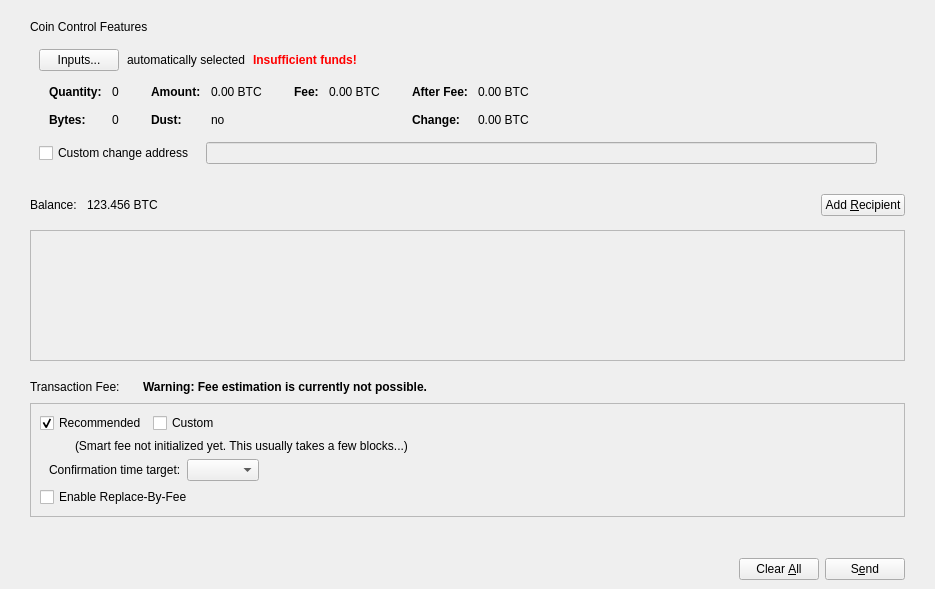
<?xml version="1.0" encoding="UTF-8"?>
<ui version="4.0">
 <class>SendCoinsDialog</class>
 <widget class="QDialog" name="SendCoinsDialog">
  <property name="geometry">
   <rect>
    <x>0</x>
    <y>0</y>
    <width>935</width>
    <height>589</height>
   </rect>
  </property>
  <property name="windowTitle">
   <string>Send Coins</string>
  </property>
  <layout class="QVBoxLayout" name="verticalLayout_6">
   <property name="leftMargin">
    <number>0</number>
   </property>
   <property name="rightMargin">
    <number>0</number>
   </property>
   <property name="bottomMargin">
    <number>0</number>
   </property>
   <item>
    <layout class="QVBoxLayout" name="verticalLayout_11">
     <property name="leftMargin">
      <number>30</number>
     </property>
     <property name="topMargin">
      <number>9</number>
     </property>
     <property name="rightMargin">
      <number>30</number>
     </property>
     <item>
      <widget class="QWidget" name="coinControlWidget" native="true">
       <layout class="QVBoxLayout" name="verticalLayout_9">
        <property name="leftMargin">
         <number>0</number>
        </property>
        <property name="topMargin">
         <number>0</number>
        </property>
        <property name="rightMargin">
         <number>0</number>
        </property>
        <property name="bottomMargin">
         <number>0</number>
        </property>
        <item>
         <widget class="QLabel" name="label_2">
          <property name="text">
           <string>Coin Control Features</string>
          </property>
         </widget>
        </item>
        <item>
         <widget class="QWidget" name="coinControlContentsWidget" native="true">
          <layout class="QVBoxLayout" name="verticalLayout_8">
           <property name="bottomMargin">
            <number>6</number>
           </property>
           <item>
            <layout class="QVBoxLayout" name="verticalLayoutCoinControl" stretch="0,0,0,1">
             <property name="spacing">
              <number>0</number>
             </property>
             <item>
              <layout class="QHBoxLayout" name="horizontalLayoutCoinControl2" stretch="0,0,0,0">
               <property name="spacing">
                <number>8</number>
               </property>
               <property name="bottomMargin">
                <number>10</number>
               </property>
               <item>
                <widget class="QPushButton" name="pushButtonCoinControl">
                 <property name="styleSheet">
                  <string notr="true"/>
                 </property>
                 <property name="text">
                  <string>Inputs...</string>
                 </property>
                 <property name="autoDefault">
                  <bool>false</bool>
                 </property>
                </widget>
               </item>
               <item>
                <widget class="QLabel" name="labelCoinControlAutomaticallySelected">
                 <property name="text">
                  <string>automatically selected</string>
                 </property>
                 <property name="margin">
                  <number>5</number>
                 </property>
                </widget>
               </item>
               <item>
                <widget class="QLabel" name="labelCoinControlInsuffFunds">
                 <property name="font">
                  <font>
                   <weight>75</weight>
                   <bold>true</bold>
                  </font>
                 </property>
                 <property name="styleSheet">
                  <string notr="true">color:red;font-weight:bold;</string>
                 </property>
                 <property name="text">
                  <string>Insufficient funds!</string>
                 </property>
                 <property name="margin">
                  <number>5</number>
                 </property>
                </widget>
               </item>
               <item>
                <spacer name="horizontalSpacerCoinControl">
                 <property name="orientation">
                  <enum>Qt::Horizontal</enum>
                 </property>
                 <property name="sizeHint" stdset="0">
                  <size>
                   <width>40</width>
                   <height>1</height>
                  </size>
                 </property>
                </spacer>
               </item>
              </layout>
             </item>
             <item>
              <widget class="QWidget" name="widgetCoinControl" native="true">
               <property name="sizePolicy">
                <sizepolicy hsizetype="Preferred" vsizetype="Preferred">
                 <horstretch>0</horstretch>
                 <verstretch>0</verstretch>
                </sizepolicy>
               </property>
               <property name="minimumSize">
                <size>
                 <width>0</width>
                 <height>0</height>
                </size>
               </property>
               <property name="styleSheet">
                <string notr="true"/>
               </property>
               <layout class="QHBoxLayout" name="horizontalLayoutCoinControl5">
                <property name="leftMargin">
                 <number>0</number>
                </property>
                <property name="topMargin">
                 <number>0</number>
                </property>
                <property name="rightMargin">
                 <number>0</number>
                </property>
                <property name="bottomMargin">
                 <number>0</number>
                </property>
                <item>
                 <layout class="QHBoxLayout" name="horizontalLayoutCoinControl3" stretch="0,0,0,1">
                  <property name="spacing">
                   <number>20</number>
                  </property>
                  <property name="topMargin">
                   <number>0</number>
                  </property>
                  <property name="bottomMargin">
                   <number>10</number>
                  </property>
                  <item>
                   <layout class="QFormLayout" name="formLayoutCoinControl1">
                    <property name="horizontalSpacing">
                     <number>10</number>
                    </property>
                    <property name="verticalSpacing">
                     <number>14</number>
                    </property>
                    <property name="leftMargin">
                     <number>10</number>
                    </property>
                    <property name="topMargin">
                     <number>4</number>
                    </property>
                    <property name="rightMargin">
                     <number>6</number>
                    </property>
                    <item row="0" column="0">
                     <widget class="QLabel" name="labelCoinControlQuantityText">
                      <property name="font">
                       <font>
                        <weight>75</weight>
                        <bold>true</bold>
                       </font>
                      </property>
                      <property name="text">
                       <string>Quantity:</string>
                      </property>
                      <property name="margin">
                       <number>0</number>
                      </property>
                     </widget>
                    </item>
                    <item row="0" column="1">
                     <widget class="QLabel" name="labelCoinControlQuantity">
                      <property name="cursor">
                       <cursorShape>IBeamCursor</cursorShape>
                      </property>
                      <property name="contextMenuPolicy">
                       <enum>Qt::ActionsContextMenu</enum>
                      </property>
                      <property name="text">
                       <string notr="true">0</string>
                      </property>
                      <property name="margin">
                       <number>0</number>
                      </property>
                      <property name="textInteractionFlags">
                       <set>Qt::LinksAccessibleByMouse|Qt::TextSelectableByMouse</set>
                      </property>
                     </widget>
                    </item>
                    <item row="1" column="0">
                     <widget class="QLabel" name="labelCoinControlBytesText">
                      <property name="font">
                       <font>
                        <weight>75</weight>
                        <bold>true</bold>
                       </font>
                      </property>
                      <property name="text">
                       <string>Bytes:</string>
                      </property>
                     </widget>
                    </item>
                    <item row="1" column="1">
                     <widget class="QLabel" name="labelCoinControlBytes">
                      <property name="cursor">
                       <cursorShape>IBeamCursor</cursorShape>
                      </property>
                      <property name="contextMenuPolicy">
                       <enum>Qt::ActionsContextMenu</enum>
                      </property>
                      <property name="text">
                       <string notr="true">0</string>
                      </property>
                      <property name="textInteractionFlags">
                       <set>Qt::LinksAccessibleByMouse|Qt::TextSelectableByMouse</set>
                      </property>
                     </widget>
                    </item>
                   </layout>
                  </item>
                  <item>
                   <layout class="QFormLayout" name="formLayoutCoinControl2">
                    <property name="horizontalSpacing">
                     <number>10</number>
                    </property>
                    <property name="verticalSpacing">
                     <number>14</number>
                    </property>
                    <property name="leftMargin">
                     <number>6</number>
                    </property>
                    <property name="topMargin">
                     <number>4</number>
                    </property>
                    <property name="rightMargin">
                     <number>6</number>
                    </property>
                    <item row="0" column="0">
                     <widget class="QLabel" name="labelCoinControlAmountText">
                      <property name="font">
                       <font>
                        <weight>75</weight>
                        <bold>true</bold>
                       </font>
                      </property>
                      <property name="text">
                       <string>Amount:</string>
                      </property>
                      <property name="margin">
                       <number>0</number>
                      </property>
                     </widget>
                    </item>
                    <item row="0" column="1">
                     <widget class="QLabel" name="labelCoinControlAmount">
                      <property name="cursor">
                       <cursorShape>IBeamCursor</cursorShape>
                      </property>
                      <property name="contextMenuPolicy">
                       <enum>Qt::ActionsContextMenu</enum>
                      </property>
                      <property name="text">
                       <string notr="true">0.00 BTC</string>
                      </property>
                      <property name="textInteractionFlags">
                       <set>Qt::LinksAccessibleByMouse|Qt::TextSelectableByMouse</set>
                      </property>
                     </widget>
                    </item>
                    <item row="1" column="0">
                     <widget class="QLabel" name="labelCoinControlLowOutputText">
                      <property name="font">
                       <font>
                        <weight>75</weight>
                        <bold>true</bold>
                       </font>
                      </property>
                      <property name="text">
                       <string>Dust:</string>
                      </property>
                     </widget>
                    </item>
                    <item row="1" column="1">
                     <widget class="QLabel" name="labelCoinControlLowOutput">
                      <property name="cursor">
                       <cursorShape>IBeamCursor</cursorShape>
                      </property>
                      <property name="contextMenuPolicy">
                       <enum>Qt::ActionsContextMenu</enum>
                      </property>
                      <property name="text">
                       <string notr="true">no</string>
                      </property>
                      <property name="textInteractionFlags">
                       <set>Qt::LinksAccessibleByMouse|Qt::TextSelectableByMouse</set>
                      </property>
                     </widget>
                    </item>
                   </layout>
                  </item>
                  <item>
                   <layout class="QFormLayout" name="formLayoutCoinControl3">
                    <property name="horizontalSpacing">
                     <number>10</number>
                    </property>
                    <property name="verticalSpacing">
                     <number>14</number>
                    </property>
                    <property name="leftMargin">
                     <number>6</number>
                    </property>
                    <property name="topMargin">
                     <number>4</number>
                    </property>
                    <property name="rightMargin">
                     <number>6</number>
                    </property>
                    <item row="0" column="0">
                     <widget class="QLabel" name="labelCoinControlFeeText">
                      <property name="font">
                       <font>
                        <weight>75</weight>
                        <bold>true</bold>
                       </font>
                      </property>
                      <property name="text">
                       <string>Fee:</string>
                      </property>
                      <property name="margin">
                       <number>0</number>
                      </property>
                     </widget>
                    </item>
                    <item row="0" column="1">
                     <widget class="QLabel" name="labelCoinControlFee">
                      <property name="cursor">
                       <cursorShape>IBeamCursor</cursorShape>
                      </property>
                      <property name="contextMenuPolicy">
                       <enum>Qt::ActionsContextMenu</enum>
                      </property>
                      <property name="text">
                       <string notr="true">0.00 BTC</string>
                      </property>
                      <property name="textInteractionFlags">
                       <set>Qt::LinksAccessibleByMouse|Qt::TextSelectableByMouse</set>
                      </property>
                     </widget>
                    </item>
                   </layout>
                  </item>
                  <item>
                   <layout class="QFormLayout" name="formLayoutCoinControl4">
                    <property name="horizontalSpacing">
                     <number>10</number>
                    </property>
                    <property name="verticalSpacing">
                     <number>14</number>
                    </property>
                    <property name="leftMargin">
                     <number>6</number>
                    </property>
                    <property name="topMargin">
                     <number>4</number>
                    </property>
                    <property name="rightMargin">
                     <number>6</number>
                    </property>
                    <item row="0" column="0">
                     <widget class="QLabel" name="labelCoinControlAfterFeeText">
                      <property name="font">
                       <font>
                        <weight>75</weight>
                        <bold>true</bold>
                       </font>
                      </property>
                      <property name="text">
                       <string>After Fee:</string>
                      </property>
                      <property name="margin">
                       <number>0</number>
                      </property>
                     </widget>
                    </item>
                    <item row="0" column="1">
                     <widget class="QLabel" name="labelCoinControlAfterFee">
                      <property name="cursor">
                       <cursorShape>IBeamCursor</cursorShape>
                      </property>
                      <property name="contextMenuPolicy">
                       <enum>Qt::ActionsContextMenu</enum>
                      </property>
                      <property name="text">
                       <string notr="true">0.00 BTC</string>
                      </property>
                      <property name="textInteractionFlags">
                       <set>Qt::LinksAccessibleByMouse|Qt::TextSelectableByMouse</set>
                      </property>
                     </widget>
                    </item>
                    <item row="1" column="0">
                     <widget class="QLabel" name="labelCoinControlChangeText">
                      <property name="font">
                       <font>
                        <weight>75</weight>
                        <bold>true</bold>
                       </font>
                      </property>
                      <property name="text">
                       <string>Change:</string>
                      </property>
                     </widget>
                    </item>
                    <item row="1" column="1">
                     <widget class="QLabel" name="labelCoinControlChange">
                      <property name="cursor">
                       <cursorShape>IBeamCursor</cursorShape>
                      </property>
                      <property name="contextMenuPolicy">
                       <enum>Qt::ActionsContextMenu</enum>
                      </property>
                      <property name="text">
                       <string notr="true">0.00 BTC</string>
                      </property>
                      <property name="textInteractionFlags">
                       <set>Qt::LinksAccessibleByMouse|Qt::TextSelectableByMouse</set>
                      </property>
                     </widget>
                    </item>
                   </layout>
                  </item>
                 </layout>
                </item>
               </layout>
              </widget>
             </item>
             <item>
              <layout class="QHBoxLayout" name="horizontalLayoutCoinControl4" stretch="0,0,0">
               <property name="spacing">
                <number>12</number>
               </property>
               <property name="sizeConstraint">
                <enum>QLayout::SetDefaultConstraint</enum>
               </property>
               <property name="topMargin">
                <number>5</number>
               </property>
               <property name="rightMargin">
                <number>0</number>
               </property>
               <item>
                <widget class="QCheckBox" name="checkBoxCoinControlChange">
                 <property name="toolTip">
                  <string>If this is activated, but the change address is empty or invalid, change will be sent to a newly generated address.</string>
                 </property>
                 <property name="text">
                  <string>Custom change address</string>
                 </property>
                </widget>
               </item>
               <item>
                <widget class="QValidatedLineEdit" name="lineEditCoinControlChange">
                 <property name="enabled">
                  <bool>false</bool>
                 </property>
                 <property name="sizePolicy">
                  <sizepolicy hsizetype="Expanding" vsizetype="Fixed">
                   <horstretch>0</horstretch>
                   <verstretch>0</verstretch>
                  </sizepolicy>
                 </property>
                </widget>
               </item>
               <item>
                <widget class="QLabel" name="labelCoinControlChangeLabel">
                 <property name="sizePolicy">
                  <sizepolicy hsizetype="Preferred" vsizetype="Expanding">
                   <horstretch>0</horstretch>
                   <verstretch>0</verstretch>
                  </sizepolicy>
                 </property>
                 <property name="minimumSize">
                  <size>
                   <width>0</width>
                   <height>0</height>
                  </size>
                 </property>
                 <property name="text">
                  <string/>
                 </property>
                 <property name="margin">
                  <number>3</number>
                 </property>
                </widget>
               </item>
              </layout>
             </item>
             <item>
              <spacer name="verticalSpacerCoinControl">
               <property name="orientation">
                <enum>Qt::Vertical</enum>
               </property>
               <property name="sizeHint" stdset="0">
                <size>
                 <width>800</width>
                 <height>1</height>
                </size>
               </property>
              </spacer>
             </item>
            </layout>
           </item>
          </layout>
         </widget>
        </item>
       </layout>
      </widget>
     </item>
    </layout>
   </item>
   <item>
    <widget class="QWidget" name="widgetRecipients" native="true">
     <property name="sizePolicy">
      <sizepolicy hsizetype="Preferred" vsizetype="Preferred">
       <horstretch>0</horstretch>
       <verstretch>1</verstretch>
      </sizepolicy>
     </property>
     <layout class="QVBoxLayout" name="verticalLayout_7">
      <property name="spacing">
       <number>0</number>
      </property>
      <property name="leftMargin">
       <number>30</number>
      </property>
      <property name="topMargin">
       <number>0</number>
      </property>
      <property name="rightMargin">
       <number>30</number>
      </property>
      <property name="bottomMargin">
       <number>0</number>
      </property>
      <item>
       <layout class="QHBoxLayout" name="horizontalLayout_4">
        <property name="topMargin">
         <number>3</number>
        </property>
        <property name="rightMargin">
         <number>0</number>
        </property>
        <property name="bottomMargin">
         <number>0</number>
        </property>
        <item>
         <widget class="QLabel" name="labelBalanceName">
          <property name="sizePolicy">
           <sizepolicy hsizetype="Preferred" vsizetype="Preferred">
            <horstretch>0</horstretch>
            <verstretch>0</verstretch>
           </sizepolicy>
          </property>
          <property name="minimumSize">
           <size>
            <width>20</width>
            <height>50</height>
           </size>
          </property>
          <property name="text">
           <string>Balance:</string>
          </property>
         </widget>
        </item>
        <item>
         <spacer name="horizontalSpacer_8">
          <property name="orientation">
           <enum>Qt::Horizontal</enum>
          </property>
          <property name="sizeType">
           <enum>QSizePolicy::Fixed</enum>
          </property>
          <property name="sizeHint" stdset="0">
           <size>
            <width>10</width>
            <height>20</height>
           </size>
          </property>
         </spacer>
        </item>
        <item>
         <widget class="QLabel" name="labelBalance">
          <property name="sizePolicy">
           <sizepolicy hsizetype="Preferred" vsizetype="Preferred">
            <horstretch>0</horstretch>
            <verstretch>0</verstretch>
           </sizepolicy>
          </property>
          <property name="minimumSize">
           <size>
            <width>20</width>
            <height>50</height>
           </size>
          </property>
          <property name="cursor">
           <cursorShape>IBeamCursor</cursorShape>
          </property>
          <property name="text">
           <string notr="true">123.456 BTC</string>
          </property>
          <property name="textInteractionFlags">
           <set>Qt::LinksAccessibleByMouse|Qt::TextSelectableByMouse</set>
          </property>
         </widget>
        </item>
        <item>
         <spacer name="horizontalSpacer_7">
          <property name="orientation">
           <enum>Qt::Horizontal</enum>
          </property>
          <property name="sizeHint" stdset="0">
           <size>
            <width>40</width>
            <height>20</height>
           </size>
          </property>
         </spacer>
        </item>
        <item>
         <widget class="QtepPushButton" name="addButton">
          <property name="toolTip">
           <string>Send to multiple recipients at once</string>
          </property>
          <property name="text">
           <string>Add &amp;Recipient</string>
          </property>
          <property name="icon">
           <iconset>
            <normaloff>:/icons/add_recipient</normaloff>:/icons/add_recipient</iconset>
          </property>
          <property name="autoDefault">
           <bool>false</bool>
          </property>
         </widget>
        </item>
       </layout>
      </item>
      <item>
       <widget class="QScrollArea" name="scrollArea">
        <property name="widgetResizable">
         <bool>true</bool>
        </property>
        <widget class="QWidget" name="scrollAreaWidgetContents">
         <property name="geometry">
          <rect>
           <x>0</x>
           <y>0</y>
           <width>873</width>
           <height>68</height>
          </rect>
         </property>
         <layout class="QVBoxLayout" name="verticalLayout_2" stretch="0,1">
          <property name="leftMargin">
           <number>0</number>
          </property>
          <property name="topMargin">
           <number>0</number>
          </property>
          <property name="rightMargin">
           <number>0</number>
          </property>
          <property name="bottomMargin">
           <number>0</number>
          </property>
          <item>
           <layout class="QVBoxLayout" name="entries">
            <property name="spacing">
             <number>6</number>
            </property>
           </layout>
          </item>
          <item>
           <spacer name="verticalSpacer">
            <property name="orientation">
             <enum>Qt::Vertical</enum>
            </property>
            <property name="sizeHint" stdset="0">
             <size>
              <width>20</width>
              <height>0</height>
             </size>
            </property>
           </spacer>
          </item>
         </layout>
        </widget>
       </widget>
      </item>
     </layout>
    </widget>
   </item>
   <item>
    <spacer name="verticalSpacer_2">
     <property name="orientation">
      <enum>Qt::Vertical</enum>
     </property>
     <property name="sizeType">
      <enum>QSizePolicy::Fixed</enum>
     </property>
     <property name="sizeHint" stdset="0">
      <size>
       <width>20</width>
       <height>10</height>
      </size>
     </property>
    </spacer>
   </item>
   <item>
    <layout class="QVBoxLayout" name="verticalLayout_10">
     <property name="leftMargin">
      <number>30</number>
     </property>
     <property name="rightMargin">
      <number>30</number>
     </property>
     <property name="bottomMargin">
      <number>20</number>
     </property>
     <item>
      <layout class="QHBoxLayout" name="horizontalLayoutFee1">
       <property name="bottomMargin">
        <number>0</number>
       </property>
       <item>
        <layout class="QVBoxLayout" name="verticalLayoutFee7">
         <property name="spacing">
          <number>0</number>
         </property>
         <item>
          <layout class="QHBoxLayout" name="horizontalLayoutSmartFee">
           <property name="spacing">
            <number>10</number>
           </property>
           <item>
            <widget class="QLabel" name="labelFeeHeadline">
             <property name="sizePolicy">
              <sizepolicy hsizetype="Preferred" vsizetype="Maximum">
               <horstretch>0</horstretch>
               <verstretch>0</verstretch>
              </sizepolicy>
             </property>
             <property name="font">
              <font>
               <weight>50</weight>
               <bold>false</bold>
              </font>
             </property>
             <property name="text">
              <string>Transaction Fee:</string>
             </property>
            </widget>
           </item>
           <item>
            <widget class="QLabel" name="labelFeeMinimized">
             <property name="text">
              <string/>
             </property>
            </widget>
           </item>
          </layout>
         </item>
        </layout>
       </item>
       <item>
        <widget class="QLabel" name="fallbackFeeWarningLabel">
         <property name="font">
          <font>
           <weight>75</weight>
           <bold>true</bold>
          </font>
         </property>
         <property name="toolTip">
          <string>Using the fallbackfee can result in sending a transaction that will take several hours or days (or never) to confirm. Consider choosing your fee manually or wait until you have validated the complete chain.</string>
         </property>
         <property name="text">
          <string>Warning: Fee estimation is currently not possible.</string>
         </property>
         <property name="wordWrap">
          <bool>false</bool>
         </property>
        </widget>
       </item>
       <item>
        <spacer name="horizontalSpacer_4">
         <property name="orientation">
          <enum>Qt::Horizontal</enum>
         </property>
         <property name="sizeType">
          <enum>QSizePolicy::MinimumExpanding</enum>
         </property>
         <property name="sizeHint" stdset="0">
          <size>
           <width>40</width>
           <height>20</height>
          </size>
         </property>
        </spacer>
       </item>
      </layout>
     </item>
     <item>
      <widget class="QFrame" name="frameFee">
       <property name="sizePolicy">
        <sizepolicy hsizetype="Expanding" vsizetype="Expanding">
         <horstretch>0</horstretch>
         <verstretch>0</verstretch>
        </sizepolicy>
       </property>
       <property name="maximumSize">
        <size>
         <width>16777215</width>
         <height>16777215</height>
        </size>
       </property>
       <property name="frameShape">
        <enum>QFrame::StyledPanel</enum>
       </property>
       <property name="frameShadow">
        <enum>QFrame::Sunken</enum>
       </property>
       <layout class="QVBoxLayout" name="verticalLayout_5">
        <item>
         <layout class="QHBoxLayout" name="horizontalLayout_3">
          <item>
           <widget class="QCheckBox" name="radioSmartFee">
            <property name="text">
             <string>Recommended</string>
            </property>
            <property name="checked">
             <bool>true</bool>
            </property>
            <attribute name="buttonGroup">
             <string notr="true">groupFee</string>
            </attribute>
           </widget>
          </item>
          <item>
           <widget class="QCheckBox" name="radioCustomFee">
            <property name="text">
             <string>Custom</string>
            </property>
            <attribute name="buttonGroup">
             <string notr="true">groupFee</string>
            </attribute>
           </widget>
          </item>
          <item>
           <spacer name="horizontalSpacer_3">
            <property name="orientation">
             <enum>Qt::Horizontal</enum>
            </property>
            <property name="sizeHint" stdset="0">
             <size>
              <width>40</width>
              <height>20</height>
             </size>
            </property>
           </spacer>
          </item>
         </layout>
        </item>
        <item>
         <widget class="QFrame" name="frameFeeSelection">
          <layout class="QVBoxLayout" name="verticalLayout_4">
           <property name="leftMargin">
            <number>9</number>
           </property>
           <property name="topMargin">
            <number>0</number>
           </property>
           <property name="rightMargin">
            <number>0</number>
           </property>
           <property name="bottomMargin">
            <number>0</number>
           </property>
           <item>
            <widget class="QStackedWidget" name="stackedFeeTypes">
             <property name="currentIndex">
              <number>0</number>
             </property>
             <widget class="QWidget" name="page">
              <layout class="QVBoxLayout" name="verticalLayout_3">
               <property name="leftMargin">
                <number>0</number>
               </property>
               <property name="topMargin">
                <number>0</number>
               </property>
               <property name="rightMargin">
                <number>0</number>
               </property>
               <property name="bottomMargin">
                <number>0</number>
               </property>
               <item>
                <layout class="QHBoxLayout" name="horizontalLayoutFee12">
                 <item>
                  <widget class="QLabel" name="labelSmartFee">
                   <property name="text">
                    <string/>
                   </property>
                   <property name="margin">
                    <number>2</number>
                   </property>
                  </widget>
                 </item>
                 <item>
                  <widget class="QLabel" name="labelFeeEstimation">
                   <property name="text">
                    <string/>
                   </property>
                  </widget>
                 </item>
                 <item>
                  <widget class="QLabel" name="labelSmartFee2">
                   <property name="text">
                    <string>(Smart fee not initialized yet. This usually takes a few blocks...)</string>
                   </property>
                   <property name="margin">
                    <number>2</number>
                   </property>
                  </widget>
                 </item>
                 <item>
                  <spacer name="horizontalSpacer_5">
                   <property name="orientation">
                    <enum>Qt::Horizontal</enum>
                   </property>
                   <property name="sizeHint" stdset="0">
                    <size>
                     <width>1</width>
                     <height>1</height>
                    </size>
                   </property>
                  </spacer>
                 </item>
                </layout>
               </item>
               <item>
                <layout class="QHBoxLayout" name="horizontalLayoutFee9">
                 <item>
                  <layout class="QVBoxLayout" name="verticalLayoutFee6">
                   <item>
                    <widget class="QLabel" name="labelSmartFee3">
                     <property name="text">
                      <string>Confirmation time target:</string>
                     </property>
                     <property name="margin">
                      <number>2</number>
                     </property>
                    </widget>
                   </item>
                  </layout>
                 </item>
                 <item>
                  <layout class="QVBoxLayout" name="verticalLayoutFee5">
                   <property name="rightMargin">
                    <number>30</number>
                   </property>
                   <item>
                    <layout class="QHBoxLayout" name="horizontalLayoutConfTarget">
                     <property name="bottomMargin">
                      <number>0</number>
                     </property>
                     <item>
                      <widget class="QComboBox" name="confTargetSelector"/>
                     </item>
                     <item>
                      <spacer name="horizontalSpacerConfTarget">
                       <property name="orientation">
                        <enum>Qt::Horizontal</enum>
                       </property>
                       <property name="sizeHint" stdset="0">
                        <size>
                         <width>40</width>
                         <height>20</height>
                        </size>
                       </property>
                      </spacer>
                     </item>
                    </layout>
                   </item>
                  </layout>
                 </item>
                </layout>
               </item>
              </layout>
             </widget>
             <widget class="QWidget" name="page_2">
              <layout class="QVBoxLayout" name="verticalLayout">
               <property name="leftMargin">
                <number>0</number>
               </property>
               <property name="topMargin">
                <number>0</number>
               </property>
               <property name="rightMargin">
                <number>0</number>
               </property>
               <property name="bottomMargin">
                <number>0</number>
               </property>
               <item>
                <layout class="QHBoxLayout" name="horizontalLayoutFee13">
                 <item>
                  <widget class="QLabel" name="labelCustomPerKilobyte">
                   <property name="toolTip">
                    <string>If the custom fee is set to 1000 satoshis and the transaction is only 250 bytes, then &quot;per kilobyte&quot; only pays 250 satoshis in fee, while &quot;total at least&quot; pays 1000 satoshis. For transactions bigger than a kilobyte both pay by kilobyte.</string>
                   </property>
                   <property name="text">
                    <string>per kilobyte</string>
                   </property>
                  </widget>
                 </item>
                 <item>
                  <widget class="BitcoinAmountField" name="customFee"/>
                 </item>
                 <item>
                  <spacer name="horizontalSpacer_6">
                   <property name="orientation">
                    <enum>Qt::Horizontal</enum>
                   </property>
                   <property name="sizeHint" stdset="0">
                    <size>
                     <width>1</width>
                     <height>1</height>
                    </size>
                   </property>
                  </spacer>
                 </item>
                </layout>
               </item>
               <item>
                <layout class="QHBoxLayout" name="horizontalLayoutFee8">
                 <item>
                  <widget class="QLabel" name="labelCustomFeeWarning">
                   <property name="enabled">
                    <bool>true</bool>
                   </property>
                   <property name="toolTip">
                    <string>When there is less transaction volume than space in the blocks, miners as well as relaying nodes may enforce a minimum fee. Paying only this minimum fee is just fine, but be aware that this can result in a never confirming transaction once there is more demand for qtep transactions than the network can process.</string>
                   </property>
                   <property name="text">
                    <string>A too low fee might result in a never confirming transaction (read the tooltip)</string>
                   </property>
                  </widget>
                 </item>
                 <item>
                  <spacer name="horizontalSpacer_2">
                   <property name="orientation">
                    <enum>Qt::Horizontal</enum>
                   </property>
                   <property name="sizeHint" stdset="0">
                    <size>
                     <width>1</width>
                     <height>1</height>
                    </size>
                   </property>
                  </spacer>
                 </item>
                </layout>
               </item>
              </layout>
             </widget>
            </widget>
           </item>
          </layout>
         </widget>
        </item>
        <item>
         <widget class="QCheckBox" name="optInRBF">
          <property name="toolTip">
           <string>With Replace-By-Fee (BIP-125) you can increase a transaction's fee after it is sent. Without this, a higher fee may be recommended to compensate for increased transaction delay risk.</string>
          </property>
          <property name="text">
           <string>Enable Replace-By-Fee</string>
          </property>
         </widget>
        </item>
       </layout>
      </widget>
     </item>
    </layout>
   </item>
   <item>
    <widget class="QWidget" name="buttonsContainerWhite" native="true">
     <layout class="QHBoxLayout" name="horizontalLayout_2">
      <property name="leftMargin">
       <number>30</number>
      </property>
      <property name="topMargin">
       <number>15</number>
      </property>
      <property name="rightMargin">
       <number>30</number>
      </property>
      <item>
       <spacer name="horizontalSpacer">
        <property name="orientation">
         <enum>Qt::Horizontal</enum>
        </property>
        <property name="sizeHint" stdset="0">
         <size>
          <width>40</width>
          <height>20</height>
         </size>
        </property>
       </spacer>
      </item>
      <item>
       <widget class="QPushButton" name="clearButton">
        <property name="sizePolicy">
         <sizepolicy hsizetype="Minimum" vsizetype="Fixed">
          <horstretch>0</horstretch>
          <verstretch>0</verstretch>
         </sizepolicy>
        </property>
        <property name="toolTip">
         <string>Clear all fields of the form.</string>
        </property>
        <property name="text">
         <string>Clear &amp;All</string>
        </property>
        <property name="autoDefault">
         <bool>false</bool>
        </property>
       </widget>
      </item>
      <item>
       <widget class="QPushButton" name="sendButton">
        <property name="toolTip">
         <string>Confirm the send action</string>
        </property>
        <property name="text">
         <string>S&amp;end</string>
        </property>
        <property name="autoDefault">
         <bool>false</bool>
        </property>
        <property name="default">
         <bool>false</bool>
        </property>
       </widget>
      </item>
     </layout>
    </widget>
   </item>
  </layout>
 </widget>
 <customwidgets>
  <customwidget>
   <class>QValidatedLineEdit</class>
   <extends>QLineEdit</extends>
   <header>qt/qvalidatedlineedit.h</header>
  </customwidget>
  <customwidget>
   <class>BitcoinAmountField</class>
   <extends>QLineEdit</extends>
   <header>qt/bitcoinamountfield.h</header>
   <container>1</container>
  </customwidget>
  <customwidget>
   <class>QtepPushButton</class>
   <extends>QPushButton</extends>
   <header>qt/qteppushbutton.h</header>
  </customwidget>
 </customwidgets>
 <resources>
  <include location="../bitcoin.qrc"/>
 </resources>
 <connections/>
 <buttongroups>
  <buttongroup name="groupFee"/>
 </buttongroups>
</ui>
